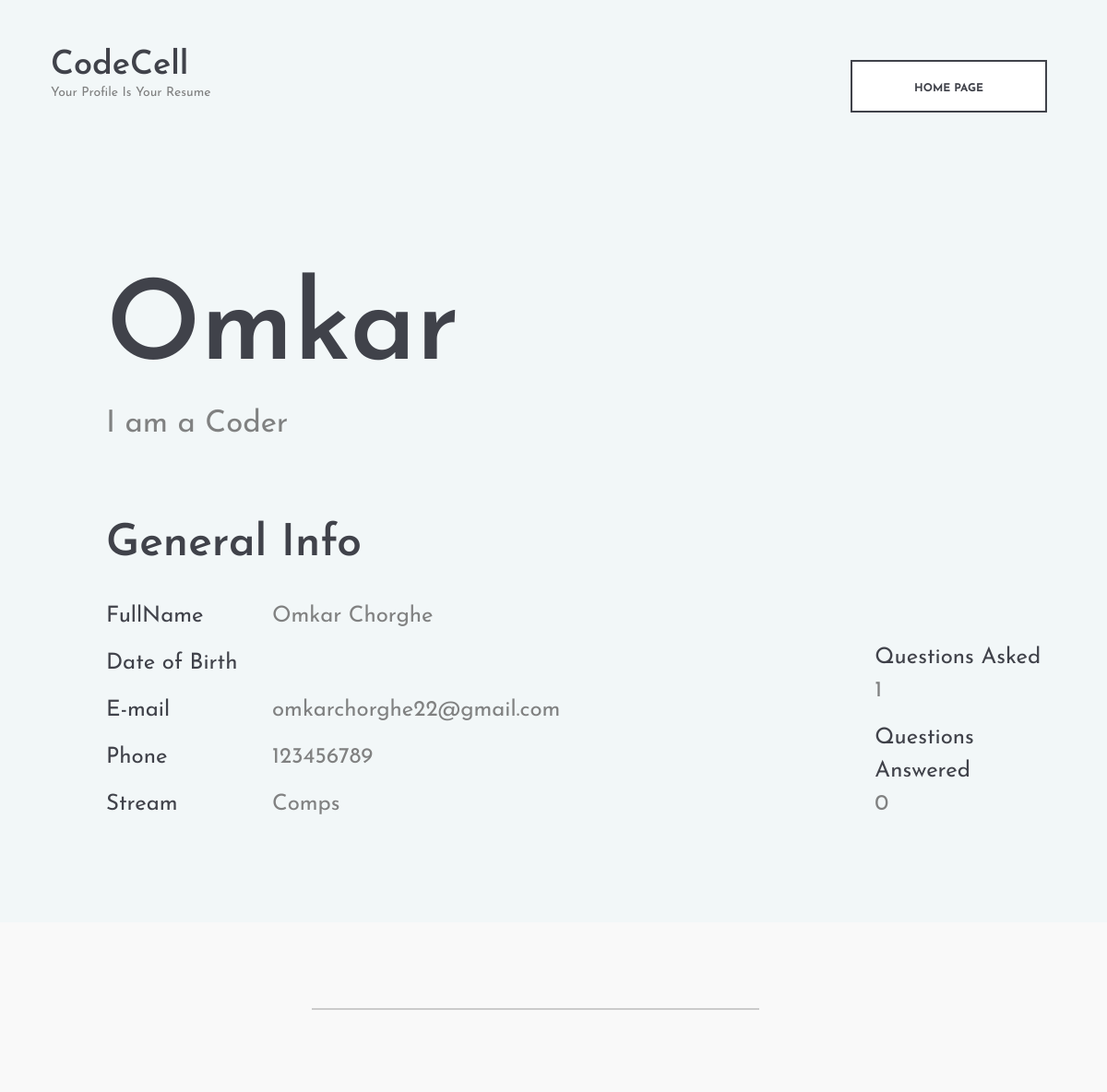
/Omkar/, run on an earlier commit of the app's database.
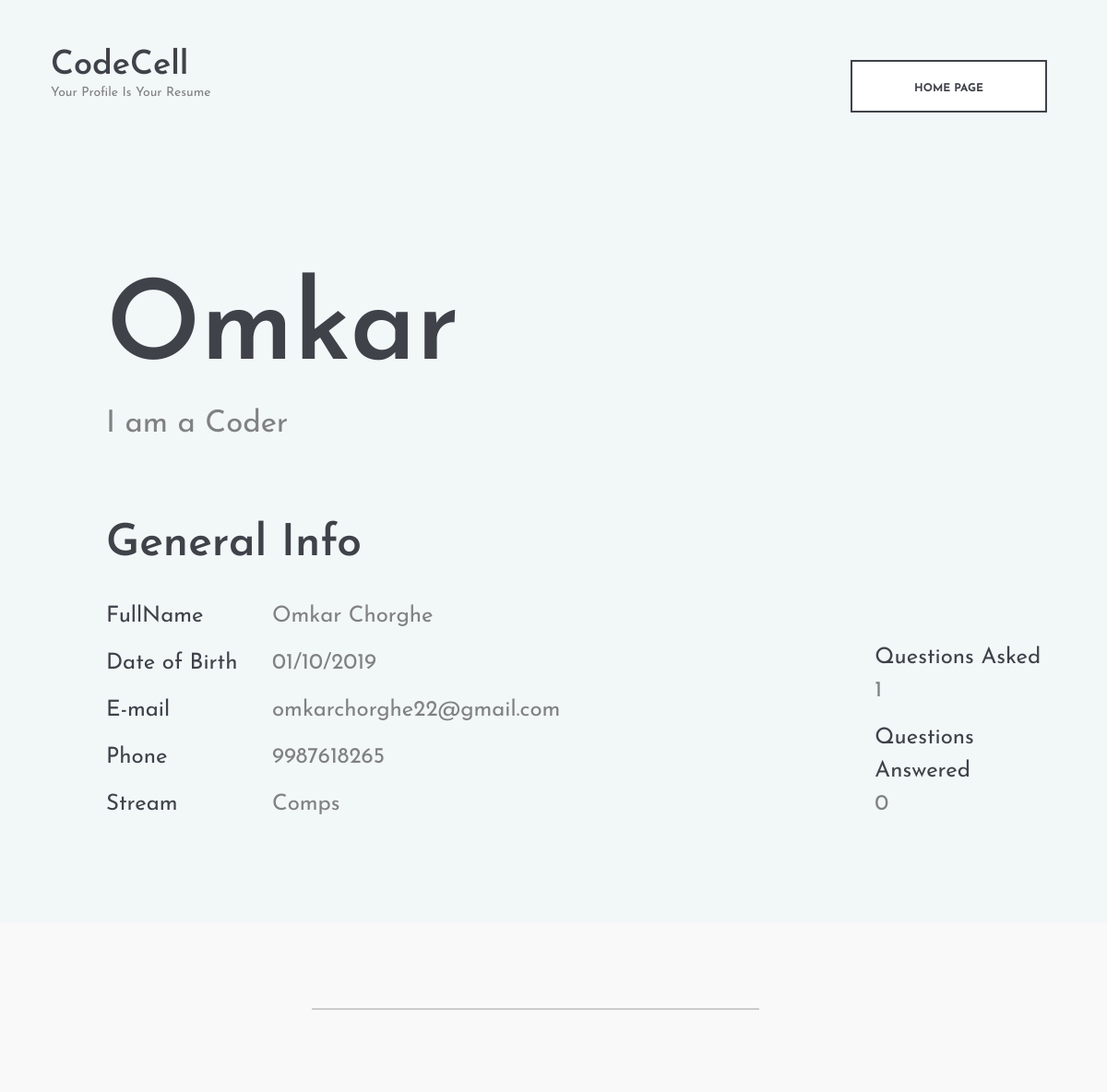
And on a later commit of the database.
### Accounts/models.py (models this page shows, shortened)
class Student(models.Model):
    user=models.OneToOneField(User,on_delete=models.CASCADE)
    stream=models.CharField(max_length=10, default='Computer')
    description = models.CharField(max_length=100, blank = True)
    birthdate = models.CharField(max_length = 50, blank = True)
    gender = models.CharField(max_length = 50, choices = (("Male","Male"),("Female","Female")))
    phone = models.IntegerField( blank = True, null = True)
    githublink = models.CharField(max_length = 70, blank = True, default = "")
    facebooklink = models.CharField(max_length = 70, blank = True, default = "")
    instagramlink = models.CharField(max_length = 70, blank = True, default = "")
    linkedinlink = models.CharField(max_length = 70, blank = True, default = "")
    achname1 = models.CharField(max_length = 70, blank = True, default = "")
    ach1 = models.CharField(max_length = 100, blank = True, default = "")
    achname2 = models.CharField(max_length = 70, blank = True, default = "")
    ach2 = models.CharField(max_length = 100, blank = True, default = "")
    achname3 = models.CharField(max_length = 70, blank = True, default = "")
    ach3 = models.CharField(max_length = 100, blank = True, default = "")
    achname4 = models.CharField(max_length = 70, blank = True, default = "")
    ach4 = models.CharField(max_length = 100, blank = True, default = "")
    class Meta:
        verbose_name="Student"
        verbose_name_plural="Students"

### Accounts/views.py (the view)
# urls.py: re_path(r'^(?P<username>[\w|W-]+)/$', views.User_profile.as_view() , name = "user_profile"),
class User_profile(View):
    template_name = "Accounts/profile.html"
    def get(self, request, *args, **kwargs):
        user = get_object_or_404(User, username = kwargs['username'])
        student = get_object_or_404(Student, user = user)
        can_edit = False
        if request.user.is_authenticated and request.user == user:
            can_edit = True
        return render(request, self.template_name, {"user":user,"student":student,"can_edit":can_edit})

### Accounts/models.py (called while the page is built)
def doubts_asked(self):
    return Forum_question.objects.all().filter(user = self).count()

def doubts_solved(self):
    return Forum_answer.objects.all().filter(user = self).count()

### Accounts/templates/Accounts/profile.html (shortened to what this page needs)
{% load static %}
<!DOCTYPE html>
<html lang="en">
<head>
	<link rel="stylesheet" href="{% static 'Accounts/profile/css/bootstrap.min.css' %}"/>
	<link rel="stylesheet" href="{% static 'Accounts/profile/css/font-awesome.min.css' %}"/>
	<link rel="stylesheet" href="{% static 'Accounts/profile/css/flaticon.css' %}"/>
	<link rel="stylesheet" href="{% static 'Accounts/profile/css/style.css' %}"/>
</head>
<body>
	<header class="header-section">
		<div class="container-fluid">
			<div class="row">
				<div class="col-md-4">
					<div class="site-logo">
						<h2><a href="{% url 'home' %}">CodeCell</a></h2>
						<p>Your Profile Is Your Resume</p>
					</div>
				</div>
				<div class="col-md-8 text-md-right header-buttons">
					<a href="{% url 'home' %}" class="site-btn">Home Page</a>
				</div>
			</div>
		</div>
	</header>
	<section class="hero-section spad">
		<div class="container-fluid">
			<div class="row">
				<div class="col-xl-10 offset-xl-1">
					<div class="row">
						<div class="col-lg-10">
							<div class="hero-text">
								<h2>{{user.username}}</h2>
								<p>{{ student.description }}</p>
							</div>
							<div class="hero-info">
								<h2>General Info</h2>
								<ul>
									<li><span>FullName</span>{{ user.first_name}} {{ user.last_name }}</li>
									<li><span>Date of Birth</span>{{ student.birthdate }}</li>
									<li><span>E-mail</span>{{ user.email}}</li>
									<li><span>Phone </span>{{ student.phone }}</li>
									<li><span>Stream</span>{{ student.stream }}</li>
								</ul>
							</div>
						</div>
						<div class="col-lg-2 mt-auto">
							<div class="hero-info">
								<ul>
									<li><span>Questions Asked</span>{{user.doubts_asked}}</li>
									<li><span>Questions Answered</span>{{ user.doubts_solved}}</li>
								</ul>
							</div>
						</div>
					</div>
				</div>
			</div>
		</div>
	</section>
	<div class="social-section">
		<div class="container-fluid">
			<div class="row">
				<div class="col-xl-10 offset-xl-1">
					<div class="social-link-warp">
					</div>
				</div>
			</div>
		</div>
	</div>
</body>
</html>

What changed in the data, as far as the page shows it:
changed Student "I am a Coder": birthdate (not shown) → "01/10/2019"; phone "123456789" → "9987618265"
